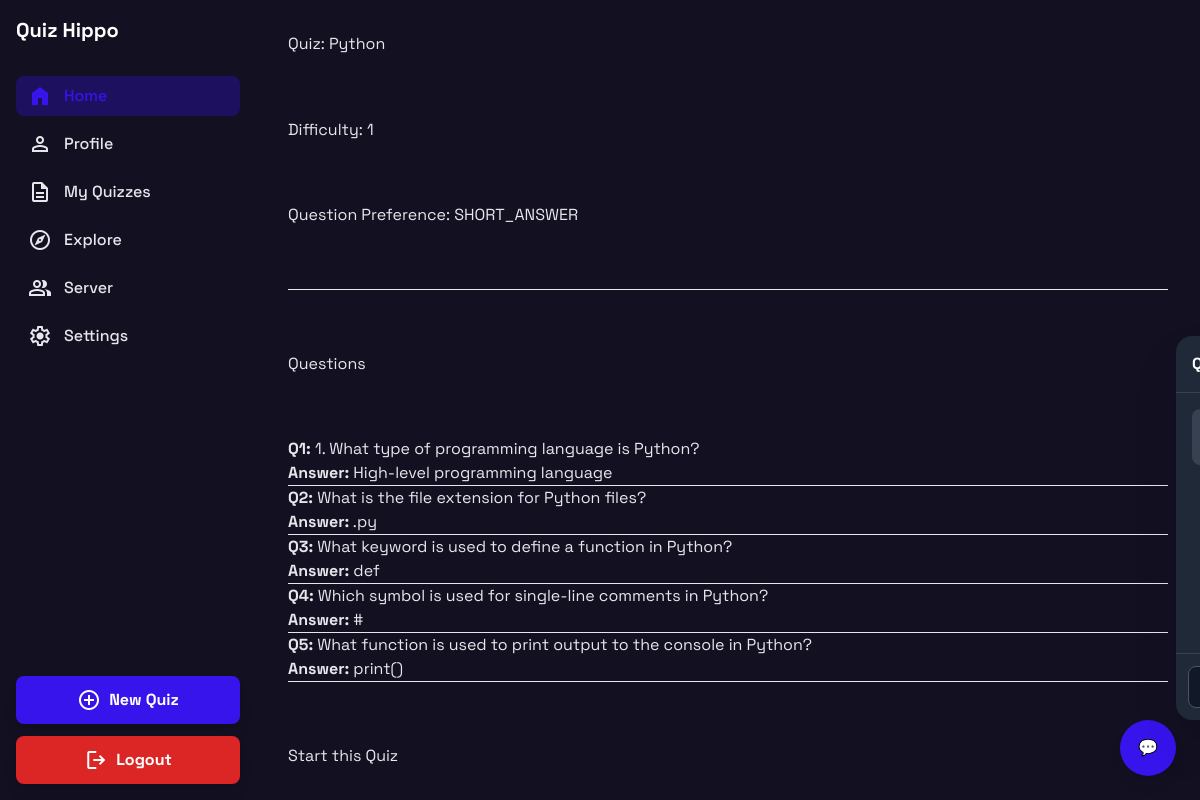
The page /quiz_detail/61/ on the database its author committed.
### app/models.py (models this page shows, shortened)
class Quiz(models.Model):
    QUESTION_PREFERENCES = [
        ('SHORT', 'Short Questions'),
        ('TF', 'True/False'),
        ('MCQ', 'Multiple Choice'),
        ('FILL', 'Fill in the Blank'),
        ('MIX', 'Mix'),
    ]
    topic = models.CharField(max_length=200)
    difficulty = models.IntegerField(default=1)
    user = models.ForeignKey(User, on_delete=models.CASCADE, null=True, blank=True, related_name="quizzes")
    question_preference = models.CharField(max_length=10, choices=QUESTION_PREFERENCES, default="MIX")
    shared_with = models.ManyToManyField(User, related_name="shared_quizzes", blank=True)
    is_public = models.BooleanField(default=False)
    category = models.CharField(max_length=100, blank=True)

class Question(models.Model):
    QUESTION_TYPES = [
        ('MCQ', 'Multiple Choice'),
        ('TF', 'True/False'),
        ('SHORT', 'Short Answer'),
        ('FILL', 'Fill in the Blank'),
    ]
    quiz = models.ForeignKey(Quiz, on_delete=models.CASCADE, related_name="questions")
    text = models.TextField()
    question_type = models.CharField(max_length=10, choices=QUESTION_TYPES)
    difficulty = models.IntegerField(default=1)
    answer = models.CharField(max_length=200)
    user_answer = models.CharField(max_length=1020, null=True, blank=True)

### app/views.py (the view)
# urls.py: path("quiz_detail/<int:quiz_id>/", views.quiz_detail, name="quiz_detail"),
def quiz_detail(request, quiz_id):
    quiz  = get_object_or_404(Quiz, id=quiz_id)
    questions = quiz.questions.all()
    return render(request, 'quiz-detail.html', {'quiz': quiz, 'questions': questions})

### templates/quiz-detail.html (shortened to what this page needs)
{% extends "base.html" %}
{% block content %}
    <h1>Quiz: {{ quiz.topic }}</h1>
    <p>Difficulty: {{ quiz.difficulty }}</p>
    <p>Question Preference: {{ quiz.get_question_preference_display }}</p>
    <hr>
    <h2>Questions</h2>
    <ol>
        {% for q in questions %}
            <li>
                <p><b>Q{{ forloop.counter }}:</b> {{ q.text }}</p>
                <p><b>Answer:</b> {{ q.answer }}</p>
                <hr>
            </li>
        {% empty %}
            <p>No questions available for this quiz.</p>
        {% endfor %}
    </ol>
    <a href="{% url 'quiz_take' quiz.id %}">Start this Quiz</a>
{% endblock content %}

### templates/base.html (style rules this page uses)
body { font-family: 'Space Grotesk', sans-serif; }

### rows shown on the page
Quiz: topic "Python", difficulty "1", question_preference "SHORT_ANSWER"
Question: text "1. What type of programming language is Python?", answer "High-level programming language"
Question: text "What is the file extension for Python files?", answer ".py"
Question: text "What keyword is used to define a function in Python?", answer "def"
Question: text "Which symbol is used for single-line comments in Python?", answer "#"
Question: text "What function is used to print output to the console in Python?", answer "print()"
